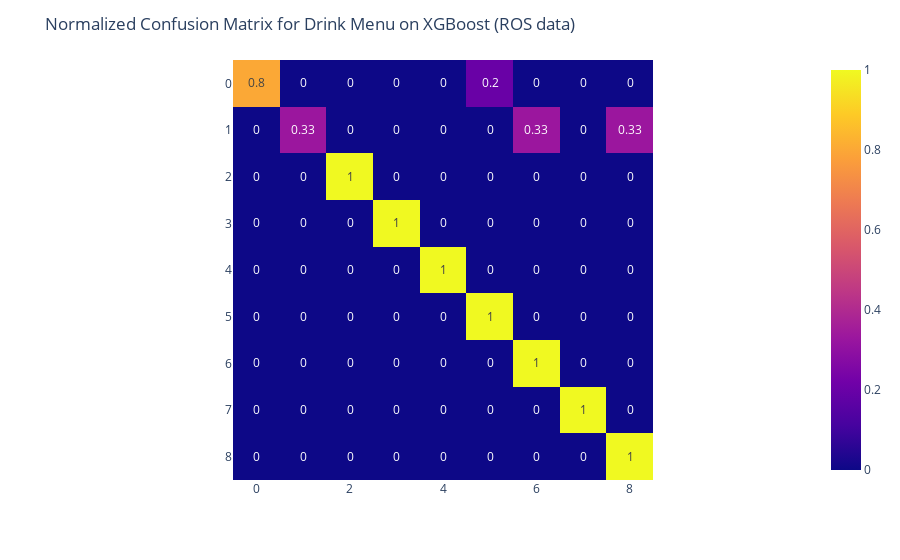

The code cell stored with this chart in its notebook:
### Code cell
conf_matrix = confusion_matrix(y_test2a, y_pred2a, normalize="true")
conf_matrix = np.around(conf_matrix.astype('float') /
                        conf_matrix.sum(axis=1)[:, np.newaxis], decimals=2)

fig = px.imshow(conf_matrix, text_auto=True)
fig.update_layout(
    title="Normalized Confusion Matrix for Drink Menu on XGBoost (ROS data)")
fig.show()

### Figure 1 — Plotly figure (JSON) as saved in the notebook; plotly's stock layout.template omitted (floating-point values rounded to 4 significant figures)
{"data": [{"coloraxis": "coloraxis", "hovertemplate": "x: %{x}<br>y: %{y}<br>color: %{z}<extra></extra>", "name": "0", "texttemplate": "%{z}", "type": "heatmap", "xaxis": "x", "yaxis": "y", "z": [[0.8, 0, 0, 0, 0, 0.2, 0, 0, 0], [0, 0.33, 0, 0, 0, 0, 0.33, 0, 0.33], [0, 0, 1, 0, 0, 0, 0, 0, 0], [0, 0, 0, 1, 0, 0, 0, 0, 0], [0, 0, 0, 0, 1, 0, 0, 0, 0], [0, 0, 0, 0, 0, 1, 0, 0, 0], [0, 0, 0, 0, 0, 0, 1, 0, 0], [0, 0, 0, 0, 0, 0, 0, 1, 0], [0, 0, 0, 0, 0, 0, 0, 0, 1]]}], "layout": {"coloraxis": {"colorscale": [[0, "#0d0887"], [0.1111, "#46039f"], [0.2222, "#7201a8"], [0.3333, "#9c179e"], [0.4444, "#bd3786"], [0.5556, "#d8576b"], [0.6667, "#ed7953"], [0.7778, "#fb9f3a"], [0.8889, "#fdca26"], [1, "#f0f921"]]}, "margin": {"t": 60}, "title": {"text": "Normalized Confusion Matrix for Drink Menu on XGBoost (ROS data)"}, "xaxis": {"anchor": "y", "constrain": "domain", "domain": [0, 1], "scaleanchor": "y"}, "yaxis": {"anchor": "x", "autorange": "reversed", "constrain": "domain", "domain": [0, 1]}}}
